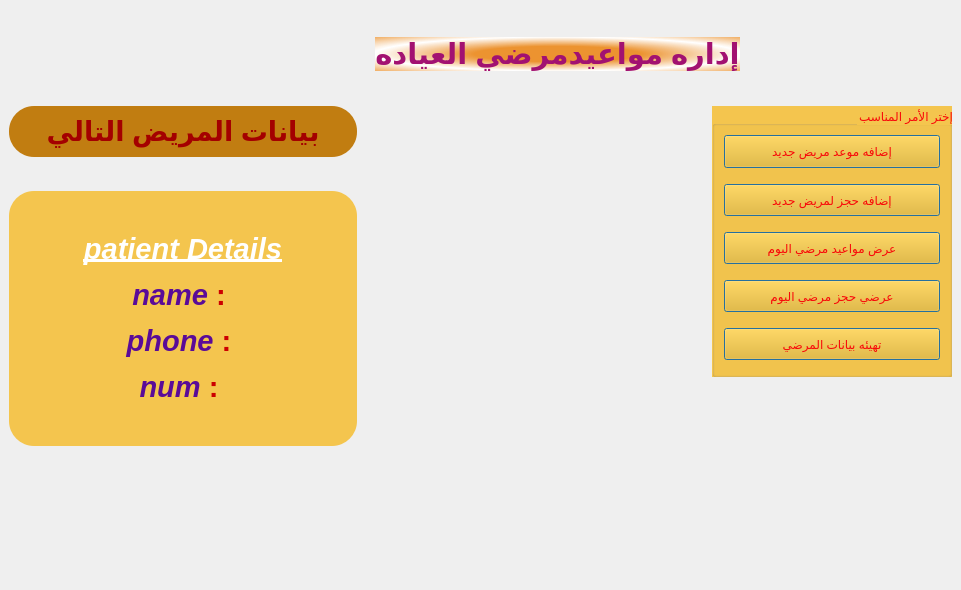
<?xml version="1.0" encoding="UTF-8"?>
<ui version="4.0">
 <class>patients_management</class>
 <widget class="QMainWindow" name="patients_management">
  <property name="geometry">
   <rect>
    <x>0</x>
    <y>0</y>
    <width>961</width>
    <height>590</height>
   </rect>
  </property>
  <property name="windowTitle">
   <string>MainWindow</string>
  </property>
  <property name="layoutDirection">
   <enum>Qt::RightToLeft</enum>
  </property>
  <property name="autoFillBackground">
   <bool>true</bool>
  </property>
  <property name="styleSheet">
   <string notr="true"/>
  </property>
  <widget class="QWidget" name="centralwidget">
   <layout class="QVBoxLayout" name="verticalLayout_4">
    <item>
     <layout class="QHBoxLayout" name="horizontalLayout_4">
      <item>
       <layout class="QHBoxLayout" name="horizontalLayout">
        <item>
         <spacer name="horizontalSpacer">
          <property name="orientation">
           <enum>Qt::Horizontal</enum>
          </property>
          <property name="sizeHint" stdset="0">
           <size>
            <width>40</width>
            <height>20</height>
           </size>
          </property>
         </spacer>
        </item>
        <item>
         <widget class="QLabel" name="doctor_name_label">
          <property name="sizePolicy">
           <sizepolicy hsizetype="Fixed" vsizetype="Fixed">
            <horstretch>0</horstretch>
            <verstretch>0</verstretch>
           </sizepolicy>
          </property>
          <property name="autoFillBackground">
           <bool>false</bool>
          </property>
          <property name="styleSheet">
           <string notr="true">font: 75 italic 11pt &quot;URW Chancery L&quot;;
background-color: qradialgradient(spread:reflect, cx:0.5, cy:0.5, radius:0.5, fx:0.5, fy:0.5, stop:0.455446 rgba(235, 124, 0, 204), stop:1 rgba(255, 255, 255, 255));
border-color: rgb(24, 21, 168);
border-radius: 25px;</string>
          </property>
          <property name="text">
           <string>&lt;html&gt;&lt;head/&gt;&lt;body&gt;&lt;p align=&quot;center&quot;&gt;&lt;span style=&quot; font-size:22pt; font-weight:600; color:#a21171;&quot;&gt;إداره مواعيدمرضي العياده&lt;/span&gt;&lt;/p&gt;&lt;/body&gt;&lt;/html&gt;</string>
          </property>
          <property name="alignment">
           <set>Qt::AlignCenter</set>
          </property>
          <property name="wordWrap">
           <bool>false</bool>
          </property>
          <property name="margin">
           <number>15</number>
          </property>
          <property name="textInteractionFlags">
           <set>Qt::LinksAccessibleByMouse</set>
          </property>
         </widget>
        </item>
        <item>
         <spacer name="horizontalSpacer_2">
          <property name="orientation">
           <enum>Qt::Horizontal</enum>
          </property>
          <property name="sizeHint" stdset="0">
           <size>
            <width>40</width>
            <height>20</height>
           </size>
          </property>
         </spacer>
        </item>
       </layout>
      </item>
      <item>
       <layout class="QHBoxLayout" name="horizontalLayout_3">
        <item>
         <widget class="ClickableLabel" name="label_2">
          <property name="sizePolicy">
           <sizepolicy hsizetype="Fixed" vsizetype="Fixed">
            <horstretch>0</horstretch>
            <verstretch>0</verstretch>
           </sizepolicy>
          </property>
          <property name="minimumSize">
           <size>
            <width>71</width>
            <height>91</height>
           </size>
          </property>
          <property name="styleSheet">
           <string notr="true">image: url(:/images/logout_big.png);</string>
          </property>
          <property name="text">
           <string/>
          </property>
         </widget>
        </item>
        <item>
         <spacer name="horizontalSpacer_4">
          <property name="orientation">
           <enum>Qt::Horizontal</enum>
          </property>
          <property name="sizeType">
           <enum>QSizePolicy::Fixed</enum>
          </property>
          <property name="sizeHint" stdset="0">
           <size>
            <width>78</width>
            <height>20</height>
           </size>
          </property>
         </spacer>
        </item>
       </layout>
      </item>
     </layout>
    </item>
    <item>
     <layout class="QHBoxLayout" name="horizontalLayout_2">
      <item>
       <layout class="QVBoxLayout" name="verticalLayout_3">
        <item>
         <widget class="QGroupBox" name="groupBox">
          <property name="sizePolicy">
           <sizepolicy hsizetype="Fixed" vsizetype="Expanding">
            <horstretch>0</horstretch>
            <verstretch>0</verstretch>
           </sizepolicy>
          </property>
          <property name="minimumSize">
           <size>
            <width>240</width>
            <height>271</height>
           </size>
          </property>
          <property name="styleSheet">
           <string notr="true">
background-color: rgba(246, 178, 4, 175);
font: 75 italic 13pt &quot;URW Bookman L&quot;;
gridline-color: rgb(162, 17, 113);
color: rgb(248, 9, 9);
text-align: center;</string>
          </property>
          <property name="title">
           <string>إختر الأمر المناسب</string>
          </property>
          <layout class="QVBoxLayout" name="verticalLayout">
           <item>
            <widget class="QPushButton" name="add_patient_today_button">
             <property name="styleSheet">
              <string notr="true">height:25px;
</string>
             </property>
             <property name="text">
              <string>إضافه موعد مريض جديد</string>
             </property>
             <property name="default">
              <bool>true</bool>
             </property>
            </widget>
           </item>
           <item>
            <widget class="QPushButton" name="book_patient_button">
             <property name="styleSheet">
              <string notr="true">margin-top:10px;
height:30px;
</string>
             </property>
             <property name="text">
              <string>إضافه حجز لمريض جديد</string>
             </property>
             <property name="default">
              <bool>true</bool>
             </property>
            </widget>
           </item>
           <item>
            <widget class="QPushButton" name="show_today_patients_button">
             <property name="styleSheet">
              <string notr="true">margin-top:10px;
height:30px;</string>
             </property>
             <property name="text">
              <string>عرض مواعيد مرضي اليوم</string>
             </property>
             <property name="default">
              <bool>true</bool>
             </property>
            </widget>
           </item>
           <item>
            <widget class="QPushButton" name="show_today_booked_patients_button">
             <property name="styleSheet">
              <string notr="true">margin-top:10px;
height:30px;</string>
             </property>
             <property name="text">
              <string>عرضي حجز مرضي اليوم</string>
             </property>
             <property name="default">
              <bool>true</bool>
             </property>
            </widget>
           </item>
           <item>
            <widget class="QPushButton" name="empty_patient_table_button">
             <property name="styleSheet">
              <string notr="true">margin-top:10px;
height:30px;</string>
             </property>
             <property name="text">
              <string>تهيئه بيانات المرضي</string>
             </property>
             <property name="default">
              <bool>true</bool>
             </property>
            </widget>
           </item>
          </layout>
         </widget>
        </item>
        <item>
         <spacer name="verticalSpacer_5">
          <property name="orientation">
           <enum>Qt::Vertical</enum>
          </property>
          <property name="sizeHint" stdset="0">
           <size>
            <width>20</width>
            <height>28</height>
           </size>
          </property>
         </spacer>
        </item>
       </layout>
      </item>
      <item>
       <spacer name="horizontalSpacer_3">
        <property name="sizePolicy">
         <sizepolicy hsizetype="Expanding" vsizetype="Minimum">
          <horstretch>0</horstretch>
          <verstretch>0</verstretch>
         </sizepolicy>
        </property>
        <property name="orientation">
         <enum>Qt::Horizontal</enum>
        </property>
        <property name="sizeType">
         <enum>QSizePolicy::Expanding</enum>
        </property>
        <property name="sizeHint" stdset="0">
         <size>
          <width>168</width>
          <height>20</height>
         </size>
        </property>
       </spacer>
      </item>
      <item>
       <layout class="QVBoxLayout" name="verticalLayout_2">
        <item>
         <widget class="QLabel" name="label">
          <property name="sizePolicy">
           <sizepolicy hsizetype="Expanding" vsizetype="MinimumExpanding">
            <horstretch>0</horstretch>
            <verstretch>1</verstretch>
           </sizepolicy>
          </property>
          <property name="styleSheet">
           <string notr="true">font: 75 11pt &quot;URW Palladio L&quot;;
border-color: rgb(24, 21, 168);
background-color: rgb(193, 125, 17);
border-radius: 25px;</string>
          </property>
          <property name="text">
           <string>&lt;html&gt;&lt;head/&gt;&lt;body&gt;&lt;p align=&quot;center&quot;&gt;&lt;span style=&quot; font-size:20pt; font-weight:600; color:#a40000;&quot;&gt;بيانات المريض التالي&lt;/span&gt;&lt;/p&gt;&lt;/body&gt;&lt;/html&gt;</string>
          </property>
         </widget>
        </item>
        <item>
         <spacer name="verticalSpacer">
          <property name="orientation">
           <enum>Qt::Vertical</enum>
          </property>
          <property name="sizeType">
           <enum>QSizePolicy::Fixed</enum>
          </property>
          <property name="sizeHint" stdset="0">
           <size>
            <width>20</width>
            <height>28</height>
           </size>
          </property>
         </spacer>
        </item>
        <item>
         <widget class="QLabel" name="patient_details_label">
          <property name="sizePolicy">
           <sizepolicy hsizetype="Preferred" vsizetype="Preferred">
            <horstretch>0</horstretch>
            <verstretch>5</verstretch>
           </sizepolicy>
          </property>
          <property name="styleSheet">
           <string notr="true">font: 75 11pt &quot;URW Palladio L&quot;;
background-color: rgba(246, 178, 4, 175);
border-color: rgb(24, 21, 168);
border-radius: 25px;</string>
          </property>
          <property name="text">
           <string>&lt;html&gt;&lt;head/&gt;&lt;body&gt;&lt;p align=&quot;center&quot;&gt;&lt;span style=&quot; font-size:22pt; font-weight:600; font-style:italic; text-decoration: underline; color:#ffffff;&quot;&gt;patient Details&lt;/span&gt;&lt;/p&gt;&lt;p align=&quot;center&quot;&gt;&lt;span style=&quot; font-size:22pt; font-weight:600; font-style:italic; color:#5a0b98;&quot;&gt;name&lt;/span&gt;&lt;span style=&quot; font-size:22pt; font-weight:600; color:#cc0000;&quot;&gt; : &lt;/span&gt;&lt;/p&gt;&lt;p align=&quot;center&quot;&gt;&lt;span style=&quot; font-size:22pt; font-weight:600; font-style:italic; color:#5a0b98;&quot;&gt;phone&lt;/span&gt;&lt;span style=&quot; font-size:22pt; font-weight:600; color:#cc0000;&quot;&gt; : &lt;/span&gt;&lt;/p&gt;&lt;p align=&quot;center&quot;&gt;&lt;span style=&quot; font-size:22pt; font-weight:600; font-style:italic; color:#5a0b98;&quot;&gt;num&lt;/span&gt;&lt;span style=&quot; font-size:22pt; font-weight:600; color:#cc0000;&quot;&gt; : &lt;/span&gt;&lt;/p&gt;&lt;/body&gt;&lt;/html&gt;</string>
          </property>
         </widget>
        </item>
       </layout>
      </item>
     </layout>
    </item>
    <item>
     <spacer name="verticalSpacer_2">
      <property name="orientation">
       <enum>Qt::Vertical</enum>
      </property>
      <property name="sizeType">
       <enum>QSizePolicy::Fixed</enum>
      </property>
      <property name="sizeHint" stdset="0">
       <size>
        <width>20</width>
        <height>38</height>
       </size>
      </property>
     </spacer>
    </item>
    <item>
     <layout class="QHBoxLayout" name="horizontalLayout_6">
      <item>
       <spacer name="horizontalSpacer_6">
        <property name="orientation">
         <enum>Qt::Horizontal</enum>
        </property>
        <property name="sizeHint" stdset="0">
         <size>
          <width>698</width>
          <height>20</height>
         </size>
        </property>
       </spacer>
      </item>
      <item>
       <layout class="QHBoxLayout" name="horizontalLayout_5">
        <item>
         <widget class="ClickableLabel" name="next_patient_label">
          <property name="minimumSize">
           <size>
            <width>121</width>
            <height>91</height>
           </size>
          </property>
          <property name="toolTip">
           <string>&lt;html&gt;&lt;head/&gt;&lt;body&gt;&lt;p align=&quot;center&quot;&gt;&lt;span style=&quot; font-size:14pt; font-style:italic; color:#fd0505;&quot;&gt;بيانات المريض التالي&lt;/span&gt;&lt;/p&gt;&lt;/body&gt;&lt;/html&gt;</string>
          </property>
          <property name="styleSheet">
           <string notr="true">image: url(:/images/next_icon.png);</string>
          </property>
          <property name="text">
           <string/>
          </property>
         </widget>
        </item>
        <item>
         <spacer name="horizontalSpacer_5">
          <property name="orientation">
           <enum>Qt::Horizontal</enum>
          </property>
          <property name="sizeType">
           <enum>QSizePolicy::Fixed</enum>
          </property>
          <property name="sizeHint" stdset="0">
           <size>
            <width>128</width>
            <height>20</height>
           </size>
          </property>
         </spacer>
        </item>
       </layout>
      </item>
     </layout>
    </item>
   </layout>
  </widget>
  <widget class="QMenuBar" name="menuBar">
   <property name="geometry">
    <rect>
     <x>0</x>
     <y>0</y>
     <width>961</width>
     <height>22</height>
    </rect>
   </property>
  </widget>
 </widget>
 <customwidgets>
  <customwidget>
   <class>ClickableLabel</class>
   <extends>QLabel</extends>
   <header>clickablelabel.h</header>
  </customwidget>
 </customwidgets>
 <resources/>
 <connections/>
</ui>
